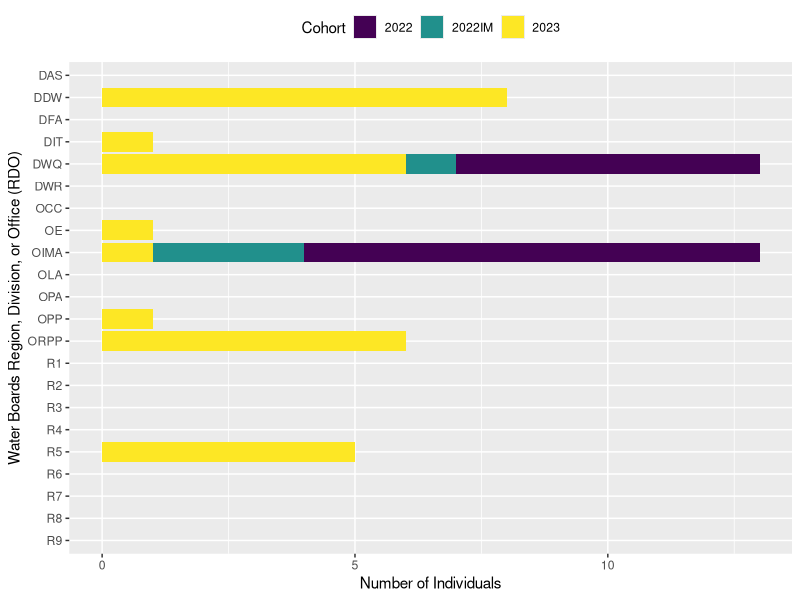

This chart was generated by the following R code:
## ---- chunk 1
#| fig-cap: "Number of individual participants in each Water Boards Region, Division, or Office (RDO) by Water Boards Openscapes Cohort."
#| warning: false
#| #| echo: false

library(readr)
library(tidyr)
library(ggplot2)
library(viridis)

rdo = read_csv("annual-rdo.csv")
rdo_long <- gather(rdo, Cohort, Count, '2022':'2023')
rdo_long$RDO <- factor(rdo_long$RDO, levels=rev(unique(rdo_long$RDO)))

ggplot(rdo_long, aes(fill=Cohort, x=Count, y=RDO)) + 
  geom_bar(position="stack", stat="identity") +
  theme(legend.position = "top") +
  xlab("Number of Individuals") + 
  ylab("Water Boards Region, Division, or Office (RDO)") +
  scale_fill_viridis(discrete = TRUE, option = "viridis")

